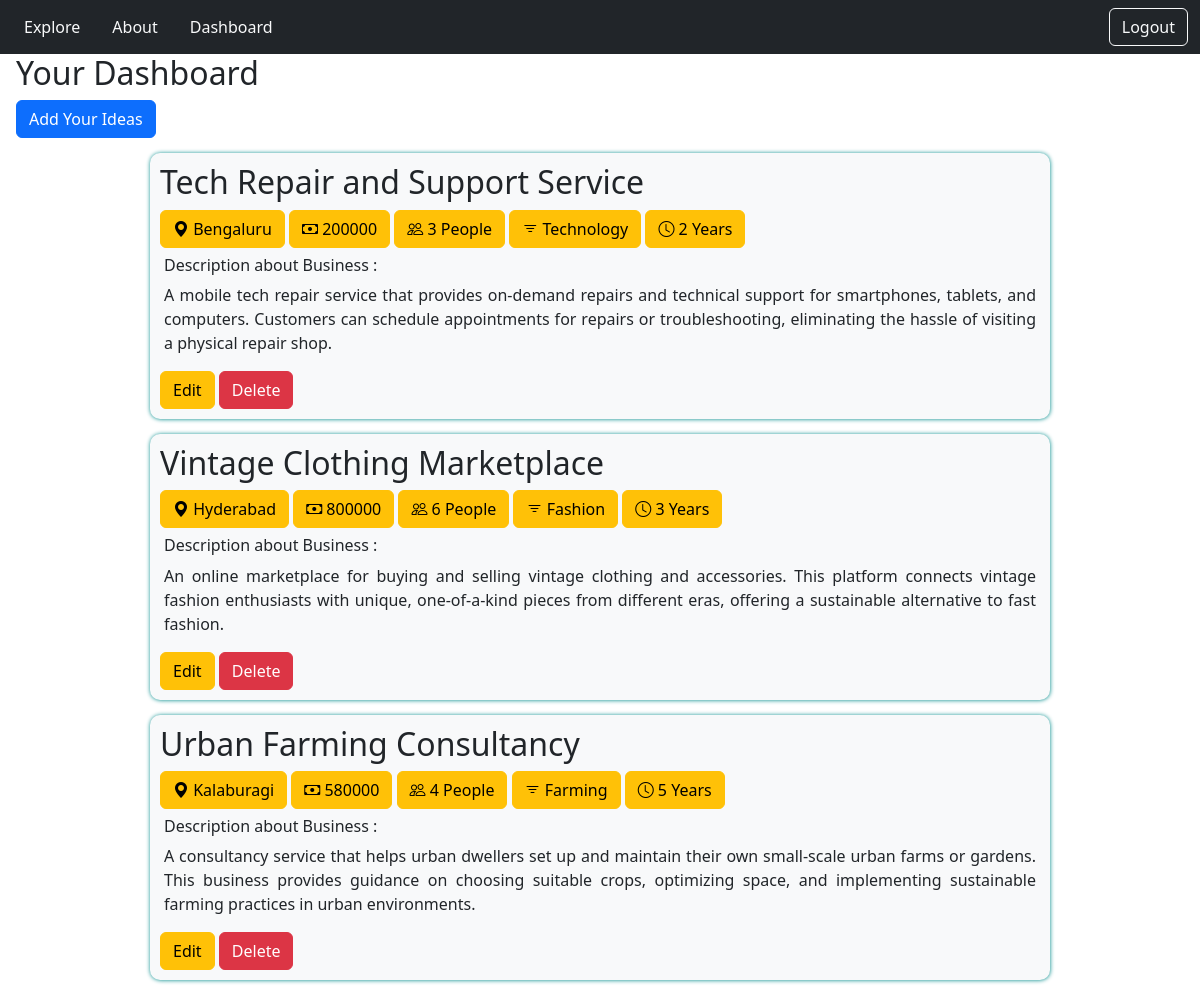
The app's page /main/dashboardpage/ (signed in) with its own data.
### main/models.py (models this page shows)
class ideaDetails(models.Model):
    user=models.ForeignKey(User,on_delete=models.CASCADE)
    businessName=models.CharField(max_length=50)
    businessLocation=models.CharField(max_length=30)
    businessType=models.CharField(max_length=50)
    investmentAmount=models.PositiveBigIntegerField()
    contractDuration=models.PositiveIntegerField()
    numberOfPeople=models.PositiveIntegerField()
    businessDescription=models.CharField(max_length=500)

### main/views.py (the view)
# urls.py: path('dashboardpage/',views.dashboardPage,name='dashboardpage'),
def dashboardPage(request):
    if request.user.is_authenticated:
        u = request.user
        if u.is_superuser:
            ideas=ideaDetails.objects.all()
        else:
            ideas=ideaDetails.objects.filter(user=u)
        return render(request,'main/dashboard.html',{'ideas':ideas})
    else:
        return HttpResponseRedirect('/main/loginpage/')

### main/templates/main/dashboard.html (shortened to what this page needs)
<!DOCTYPE html>
{% load static %}
<html lang="en">
<head>
    <link rel="stylesheet" href="{% static 'main/css/dashboard.css' %}" >
    <link href="https://cdn.jsdelivr.net/npm/bootstrap@5.3.3/dist/css/bootstrap.min.css" rel="stylesheet">
    <link rel="stylesheet" href="https://cdn.jsdelivr.net/npm/bootstrap-icons@1.3.0/font/bootstrap-icons.css">
</head>
<body>
    {% include 'main/navbar.html' %}
    <div>
    <h2 class="ms-3">Your Dashboard </h2>
    <a href="{% url 'addideapage' %}"><button class="btn btn-primary ms-3" type="button">Add Your Ideas</button></a>
    <div>
    {% if ideas %}
    {% for idea in ideas %}
        <div class="content bg-light">
            <h2>{{idea.businessName}}</h2>
            <span class="btn btn-warning"><span class="bi bi-geo-alt-fill"></span> {{idea.businessLocation}}</span>
            <button class="btn btn-warning"><span class="bi bi-cash"></span> {{idea.investmentAmount}}</button>
            <button class="btn btn-warning"><span class="bi bi-people"></span> {{idea.numberOfPeople}} People</button>
            <button class="btn btn-warning"><span class="bi bi-filter"></span> {{idea.businessType}}</button>
            <button class="btn btn-warning"><span class="bi bi-clock"></span> {{idea.contractDuration}} Years</button>
            <h6 class="mt-2 mx-1">Description about Business :</h6>
            <p class="mt-2 mx-1">{{idea.businessDescription}}</p>
            <a href="{% url 'updateideapage' idea.id %}"><button class="btn btn-warning" type="button">Edit</button></a>
            <a href="{% url 'deleteidea' idea.id %}"><button class="btn btn-danger" type="button">Delete</button></a>
        </div>
    {% endfor %}
    {% else %}
    <p class="p-3">You have not posted any ideas till date</p>
    {% endif %}
    </div>
    </div>
</body>
</html>

### main/static/main/css/dashboard.css (style rules this page uses)
* { padding: 0; margin: 0; }
.content { text-align: justify; margin: 15px auto; width: 900px; padding: 10px; border-radius: 10px; box-shadow: 0.2px 0.2px 4px darkcyan; }

### main/templates/main/navbar.html (style rules this page uses)
a { text-decoration: none; }

### records on screen
ideaDetails: businessName "Tech Repair and Support Service", businessLocation "Bengaluru", investmentAmount "200000", numberOfPeople "3", businessType "Technology", contractDuration "2", businessDescription "A mobile tech repair service that provides on-demand repairs and technical support for smartphones, tablets, and computers. Customers can schedule appointments for repairs or troubleshooting, eliminating the hassle of visiting a physical repair shop."
ideaDetails: businessName "Vintage Clothing Marketplace", businessLocation "Hyderabad", investmentAmount "800000", numberOfPeople "6", businessType "Fashion", contractDuration "3", businessDescription "An online marketplace for buying and selling vintage clothing and accessories. This platform connects vintage fashion enthusiasts with unique, one-of-a-kind pieces from different eras, offering a sustainable alternative to fast fashion."
ideaDetails: businessName "Urban Farming Consultancy", businessLocation "Kalaburagi", investmentAmount "580000", numberOfPeople "4", businessType "Farming", contractDuration "5", businessDescription "A consultancy service that helps urban dwellers set up and maintain their own small-scale urban farms or gardens. This business provides guidance on choosing suitable crops, optimizing space, and implementing sustainable farming practices in urban environments."
